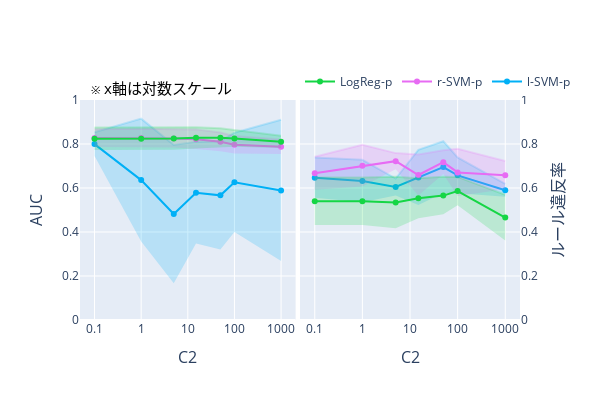

The notebook cell saved with this chart:
### Code cell
import plotly.graph_objects as go
from plotly.subplots import make_subplots


# グラフのデータを準備
index = ['l-SVM-p', 'r-SVM-p', 'LogReg-p']
colors_mean = ['rgba(0,176,246,1)', 'rgba(231,107,243,1)', 'rgba(21,213,69,1)']  # indexに対応する色
colors_std  = ['rgba(0,176,246,0.2)', 'rgba(231,107,243,0.2)', 'rgba(21,213,69,0.2)']  # indexに対応する色


# グラフ1: AUCのデータ
col_auc = 'auc'
tmp_mean_auc = pd.DataFrame([
    {info: df.loc['linear svm (L)', col_auc] for info, df in zip(infos, dfs_mean)},
    {info: df.loc['non-linear svm (L)', col_auc] for info, df in zip(infos, dfs_mean)},
    {info: df.loc['logistic regression (L)', col_auc] for info, df in zip(infos, dfs_mean)}
], index=index)
tmp_std_auc = pd.DataFrame([
    {info: df.loc['linear svm (L)', col_auc] for info, df in zip(infos, dfs_std)},
    {info: df.loc['non-linear svm (L)', col_auc] for info, df in zip(infos, dfs_std)},
    {info: df.loc['logistic regression (L)', col_auc] for info, df in zip(infos, dfs_std)}
], index=index)

# グラフ2: ルール違反率のデータ
col_vr = 'violation_rate'
tmp_mean_vr = pd.DataFrame([
    {info: df.loc['linear svm (L)', col_vr] for info, df in zip(infos, dfs_mean)},
    {info: df.loc['non-linear svm (L)', col_vr] for info, df in zip(infos, dfs_mean)},
    {info: df.loc['logistic regression (L)', col_vr] for info, df in zip(infos, dfs_mean)}
], index=index)
tmp_std_vr = pd.DataFrame([
    {info: df.loc['linear svm (L)', col_vr] for info, df in zip(infos, dfs_std)},
    {info: df.loc['non-linear svm (L)', col_vr] for info, df in zip(infos, dfs_std)},
    {info: df.loc['logistic regression (L)', col_vr] for info, df in zip(infos, dfs_std)}
], index=index)


# サブプロットの作成
# fig = make_subplots(rows=1, cols=2, subplot_titles=('AUC', 'ルール違反率'))
fig = make_subplots(rows=1, cols=2)

# グラフ1: AUC
for i in range(len(tmp_mean_auc)):
    fig.add_trace(
        go.Scatter(
            x=tmp_mean_auc.columns,
            y=tmp_mean_auc.iloc[i, :],
            mode='lines+markers',
            name=tmp_mean_auc.index[i],
            line=dict(color=colors_mean[i]),  # ラインの色を設定
            marker=dict(color=colors_mean[i])  # マーカーの色を設定
        ),
        row=1, col=1
    )
    fig.add_trace(
        go.Scatter(
            x=tmp_mean_auc.columns,
            y=tmp_mean_auc.iloc[i, :] + tmp_std_auc.iloc[i, :],
            mode='lines',
            line=dict(color=colors_std[i]),  # ラインの色を設定
            showlegend=False
        ),
        row=1, col=1
    )
    fig.add_trace(
        go.Scatter(
            x=tmp_mean_auc.columns,
            y=tmp_mean_auc.iloc[i, :] - tmp_std_auc.iloc[i, :],
            mode='lines',
            fill='tonexty',
            fillcolor=colors_std[i],
            line=dict(color='rgba(255,255,255,0)'),
            showlegend=False
        ),
        row=1, col=1
    )

# グラフ2: ルール違反率
for i in range(len(tmp_mean_vr)):
    fig.add_trace(
        go.Scatter(
            x=tmp_mean_vr.columns,
            y=tmp_mean_vr.iloc[i, :],
            mode='lines+markers',
            name=tmp_mean_vr.index[i],
            line=dict(color=colors_mean[i]),  # ラインの色を設定
            marker=dict(color=colors_mean[i]),  # マーカーの色を設定
            showlegend=False
        ),
        row=1, col=2
    )
    fig.add_trace(
        go.Scatter(
            x=tmp_mean_vr.columns,
            y=tmp_mean_vr.iloc[i, :] + tmp_std_vr.iloc[i, :],
            mode='lines',
            line=dict(color=colors_std[i]),  # ラインの色を設定
            showlegend=False
        ),
        row=1, col=2
    )
    fig.add_trace(
        go.Scatter(
            x=tmp_mean_vr.columns,
            y=tmp_mean_vr.iloc[i, :] - tmp_std_vr.iloc[i, :],
            mode='lines',
            fill='tonexty',
            fillcolor=colors_std[i],
            line=dict(color='rgba(255,255,255,0)'),
            showlegend=False
        ),
        row=1, col=2
    )

# x軸の設定
fig.update_xaxes(title_text='C2', row=1, col=1, type='log')
fig.update_xaxes(title_text='C2', row=1, col=2, type='log')

# レイアウトの設定
fig.update_layout(
    height=400,
    width=600,
    xaxis=dict(
        domain=[0, 0.49],  # 左側のsubplotの幅を調整
        title_font=dict(size=16)
    ),
    xaxis2=dict(
        domain=[0.5, 1],  # 右側のsubplotの幅を調整
        title_font=dict(size=16)
    ),
    legend=dict(
        x=0.5,
        y=1.15,
        orientation='h'  # 水平配置
    ),
    annotations=[
        dict(
            xref="paper",
            yref="paper",
            x=0.02,
            y=1.11,
            text="※ x軸は対数スケール",
            showarrow=False,
            font=dict(
                size=15,
                color="black"
            )
        )
    ]
)

# y軸の設定
fig.update_yaxes(title_text='AUC', range=[0, 1], row=1, col=1, side='left', title_font=dict(size=16))  # col=1のグラフのy軸を左側に配置
fig.update_yaxes(title_text='ルール違反率', range=[0, 1], row=1, col=2, side='right', title_font=dict(size=16))  # col=2のグラフのy軸を右側に配置

# グラフの表示
fig.show()

### Figure 1 — Plotly figure (JSON) as saved in the notebook; plotly's stock layout.template omitted (floating-point values rounded to 4 significant figures)
{"data": [{"line": {"color": "rgba(0,176,246,1)"}, "marker": {"color": "rgba(0,176,246,1)"}, "mode": "lines+markers", "name": "l-SVM-p", "type": "scatter", "x": [0.1, 1, 5, 15, 50, 100, 1000], "xaxis": "x", "y": [0.7996, 0.6358, 0.4819, 0.5785, 0.5666, 0.6259, 0.5889], "yaxis": "y"}, {"line": {"color": "rgba(0,176,246,0.2)"}, "mode": "lines", "showlegend": false, "type": "scatter", "x": [0.1, 1, 5, 15, 50, 100, 1000], "xaxis": "x", "y": [0.8535, 0.9153, 0.7962, 0.8096, 0.8132, 0.8513, 0.9099], "yaxis": "y"}, {"fill": "tonexty", "fillcolor": "rgba(0,176,246,0.2)", "line": {"color": "rgba(255,255,255,0)"}, "mode": "lines", "showlegend": false, "type": "scatter", "x": [0.1, 1, 5, 15, 50, 100, 1000], "xaxis": "x", "y": [0.7456, 0.3564, 0.1676, 0.3474, 0.32, 0.4005, 0.2679], "yaxis": "y"}, {"line": {"color": "rgba(231,107,243,1)"}, "marker": {"color": "rgba(231,107,243,1)"}, "mode": "lines+markers", "name": "r-SVM-p", "type": "scatter", "x": [0.1, 1, 5, 15, 50, 100, 1000], "xaxis": "x", "y": [0.827, 0.8276, 0.8254, 0.8219, 0.81, 0.7965, 0.7875], "yaxis": "y"}, {"line": {"color": "rgba(231,107,243,0.2)"}, "mode": "lines", "showlegend": false, "type": "scatter", "x": [0.1, 1, 5, 15, 50, 100, 1000], "xaxis": "x", "y": [0.8671, 0.869, 0.8665, 0.8664, 0.8525, 0.836, 0.8203], "yaxis": "y"}, {"fill": "tonexty", "fillcolor": "rgba(231,107,243,0.2)", "line": {"color": "rgba(255,255,255,0)"}, "mode": "lines", "showlegend": false, "type": "scatter", "x": [0.1, 1, 5, 15, 50, 100, 1000], "xaxis": "x", "y": [0.7869, 0.7862, 0.7843, 0.7773, 0.7674, 0.7571, 0.7547], "yaxis": "y"}, {"line": {"color": "rgba(21,213,69,1)"}, "marker": {"color": "rgba(21,213,69,1)"}, "mode": "lines+markers", "name": "LogReg-p", "type": "scatter", "x": [0.1, 1, 5, 15, 50, 100, 1000], "xaxis": "x", "y": [0.8236, 0.8241, 0.8252, 0.8283, 0.8288, 0.8252, 0.8099], "yaxis": "y"}, {"line": {"color": "rgba(21,213,69,0.2)"}, "mode": "lines", "showlegend": false, "type": "scatter", "x": [0.1, 1, 5, 15, 50, 100, 1000], "xaxis": "x", "y": [0.8748, 0.8753, 0.8761, 0.8766, 0.872, 0.8634, 0.8378], "yaxis": "y"}, {"fill": "tonexty", "fillcolor": "rgba(21,213,69,0.2)", "line": {"color": "rgba(255,255,255,0)"}, "mode": "lines", "showlegend": false, "type": "scatter", "x": [0.1, 1, 5, 15, 50, 100, 1000], "xaxis": "x", "y": [0.7725, 0.7729, 0.7744, 0.7801, 0.7856, 0.7871, 0.7819], "yaxis": "y"}, {"line": {"color": "rgba(0,176,246,1)"}, "marker": {"color": "rgba(0,176,246,1)"}, "mode": "lines+markers", "name": "l-SVM-p", "showlegend": false, "type": "scatter", "x": [0.1, 1, 5, 15, 50, 100, 1000], "xaxis": "x2", "y": [0.6471, 0.6316, 0.6046, 0.6481, 0.6952, 0.6574, 0.5895], "yaxis": "y2"}, {"line": {"color": "rgba(0,176,246,0.2)"}, "mode": "lines", "showlegend": false, "type": "scatter", "x": [0.1, 1, 5, 15, 50, 100, 1000], "xaxis": "x2", "y": [0.7387, 0.7282, 0.6428, 0.7735, 0.8127, 0.7391, 0.6191], "yaxis": "y2"}, {"fill": "tonexty", "fillcolor": "rgba(0,176,246,0.2)", "line": {"color": "rgba(255,255,255,0)"}, "mode": "lines", "showlegend": false, "type": "scatter", "x": [0.1, 1, 5, 15, 50, 100, 1000], "xaxis": "x2", "y": [0.5556, 0.5351, 0.5663, 0.5226, 0.5778, 0.5758, 0.56], "yaxis": "y2"}, {"line": {"color": "rgba(231,107,243,1)"}, "marker": {"color": "rgba(231,107,243,1)"}, "mode": "lines+markers", "name": "r-SVM-p", "showlegend": false, "type": "scatter", "x": [0.1, 1, 5, 15, 50, 100, 1000], "xaxis": "x2", "y": [0.6671, 0.7014, 0.7221, 0.6591, 0.7173, 0.6708, 0.6584], "yaxis": "y2"}, {"line": {"color": "rgba(231,107,243,0.2)"}, "mode": "lines", "showlegend": false, "type": "scatter", "x": [0.1, 1, 5, 15, 50, 100, 1000], "xaxis": "x2", "y": [0.7419, 0.7964, 0.7586, 0.7519, 0.7714, 0.7781, 0.7223], "yaxis": "y2"}, {"fill": "tonexty", "fillcolor": "rgba(231,107,243,0.2)", "line": {"color": "rgba(255,255,255,0)"}, "mode": "lines", "showlegend": false, "type": "scatter", "x": [0.1, 1, 5, 15, 50, 100, 1000], "xaxis": "x2", "y": [0.5923, 0.6064, 0.6856, 0.5663, 0.6633, 0.5635, 0.5944], "yaxis": "y2"}, {"line": {"color": "rgba(21,213,69,1)"}, "marker": {"color": "rgba(21,213,69,1)"}, "mode": "lines+markers", "name": "LogReg-p", "showlegend": false, "type": "scatter", "x": [0.1, 1, 5, 15, 50, 100, 1000], "xaxis": "x2", "y": [0.5395, 0.5395, 0.5343, 0.5533, 0.5655, 0.5861, 0.4654], "yaxis": "y2"}, {"line": {"color": "rgba(21,213,69,0.2)"}, "mode": "lines", "showlegend": false, "type": "scatter", "x": [0.1, 1, 5, 15, 50, 100, 1000], "xaxis": "x2", "y": [0.6476, 0.6476, 0.6514, 0.6444, 0.6506, 0.6505, 0.5693], "yaxis": "y2"}, {"fill": "tonexty", "fillcolor": "rgba(21,213,69,0.2)", "line": {"color": "rgba(255,255,255,0)"}, "mode": "lines", "showlegend": false, "type": "scatter", "x": [0.1, 1, 5, 15, 50, 100, 1000], "xaxis": "x2", "y": [0.4314, 0.4314, 0.4171, 0.4622, 0.4803, 0.5217, 0.3615], "yaxis": "y2"}], "layout": {"annotations": [{"font": {"color": "black", "size": 15}, "showarrow": false, "text": "※ x軸は対数スケール", "x": 0.02, "xref": "paper", "y": 1.11, "yref": "paper"}], "height": 400, "legend": {"orientation": "h", "x": 0.5, "y": 1.15}, "width": 600, "xaxis": {"anchor": "y", "domain": [0, 0.49], "title": {"font": {"size": 16}, "text": "C2"}, "type": "log"}, "xaxis2": {"anchor": "y2", "domain": [0.5, 1], "title": {"font": {"size": 16}, "text": "C2"}, "type": "log"}, "yaxis": {"anchor": "x", "domain": [0, 1], "range": [0, 1], "side": "left", "title": {"font": {"size": 16}, "text": "AUC"}}, "yaxis2": {"anchor": "x2", "domain": [0, 1], "range": [0, 1], "side": "right", "title": {"font": {"size": 16}, "text": "ルール違反率"}}}}
